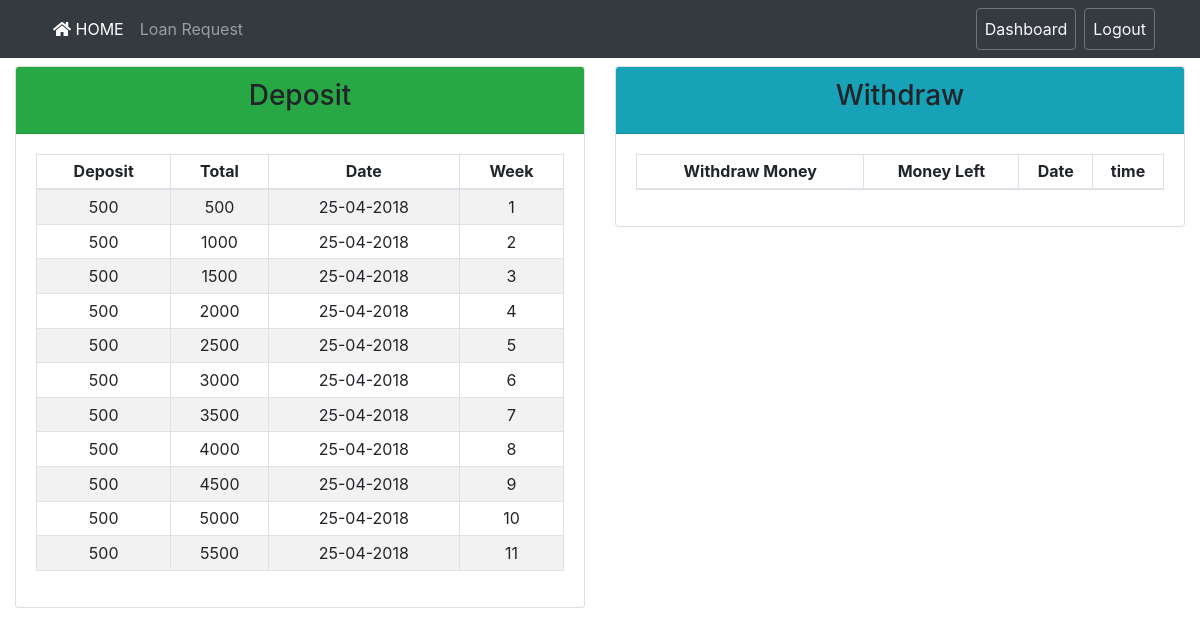
The app's page /admin_userDetails.php?name=imran (signed in) with its own data.
### tables this page shows
CREATE TABLE `ams_deposit` (
  `id` int(11) NOT NULL,
  `username` varchar(50) NOT NULL,
  `depositMoney` int(11) NOT NULL,
  `totalMoney` int(11) NOT NULL,
  `date` varchar(20) NOT NULL
);

### admin_userDetails.php (the view, shortened to what this page needs)
<?php
require 'config.php';
$name = mysqli_real_escape_string($conn, $_GET['name']);
?>
<!DOCTYPE html>
<html>
<head>
	<link rel="stylesheet" href="asset/css/bootstrap.min.css">
	<link rel="stylesheet" href="asset/css/style.css">
	<link rel="stylesheet" href="https://use.fontawesome.com/releases/v5.0.8/css/solid.css">
	<link rel="stylesheet" href="https://use.fontawesome.com/releases/v5.0.8/css/fontawesome.css">
</head>
<body class="text-center">
	<nav class="navbar navbar-expand-lg navbar-dark bg-dark">
		<div class="container">
			<div class="collapse navbar-collapse" id="AMSNavbar">
				<ul class="navbar-nav mr-auto">
					<li class="nav-item active">
						<a class="nav-link" href="index.php">
							<i class="fas fa-home"></i>
							HOME
						</a>
					</li>
					<li class="nav-item">
						<a class="nav-link" href="admin_loan.php">
							Loan Request
						</a>
					</li>
				</ul>
				<ul class="navbar-nav my-2 my-md-0">
					<li class="nav-item">
						<a class="nav-link btn btn-outline-secondary text-light" href="admin_dashboard.php">Dashboard</a>
					</li>
					<li class="ml-2 nav-item">
						<a class="nav-link btn btn-outline-secondary text-light" href="logout.php">Logout</a>
					</li>
				</ul>
			</div>
		</div>
	</nav>
	<main role="main" class="container-fluid">
		<div class="row">
			<div class="col-md-6 mt-2">
				<div class="card">
					<div class="card-header bg-success">
						<h3>Deposit</h3>
					</div>
					<div class="card-body">
						<table class="table table-hover table-sm table-bordered table-striped">
							<thead>
								<tr>
									<th scope="col">Deposit</th>
									<th scope="col">Total</th>
									<th scope="col">Date</th>
									<th scope="col">Week</th>
								</tr>
							</thead>
							<tbody>
								<?php
									$depoData = array();
									$depoSqlQuery = "SELECT `depositMoney`, `totalMoney`, `date` FROM `ams_deposit` WHERE `username` = '$name' ORDER by `id` ASC";
									if ($depoResult = $conn->query($depoSqlQuery)) {
										while ($depoRows = $depoResult->fetch_array(MYSQLI_ASSOC)) {
											$depoData[] = $depoRows;
										}
									}
									$week = 1;
									foreach ($depoData as $depoRow) {
										echo "<tr>";
										echo "<td>" . $depoRow['depositMoney'] . "</td>";
										echo "<td>" . $depoRow['totalMoney'] . "</td>";
										echo "<td>" . $depoRow['date'] . "</td>";
										echo "<td>" . $week . "</td>";
										echo "</tr>";
										$week++;
									}
								?>
							</tbody>
						</table>
					</div>
				</div>
			</div>
			<div class="col-md-6 mt-2">
				<div class="card">
					<div class="card-header bg-info">
						<h3>Withdraw</h3>
					</div>
					<div class="card-body">
						<table class="table table-hover table-sm table-bordered table-striped">
							<thead>
								<tr>
									<th scope="col">Withdraw Money</th>
									<th scope="col">Money Left</th>
									<th scope="col">Date</th>
									<th scope="col">time</th>
								</tr>
							</thead>
						</table>
					</div>
				</div>
			</div>
		</div>
	</main>
</body>
</html>

### records on screen
ams_deposit: depositMoney "500", totalMoney "500", date "25-04-2018"
ams_deposit: depositMoney "500", totalMoney "1000", date "25-04-2018"
ams_deposit: depositMoney "500", totalMoney "1500", date "25-04-2018"
ams_deposit: depositMoney "500", totalMoney "2000", date "25-04-2018"
ams_deposit: depositMoney "500", totalMoney "2500", date "25-04-2018"
ams_deposit: depositMoney "500", totalMoney "3000", date "25-04-2018"
ams_deposit: depositMoney "500", totalMoney "3500", date "25-04-2018"
ams_deposit: depositMoney "500", totalMoney "4000", date "25-04-2018"
ams_deposit: depositMoney "500", totalMoney "4500", date "25-04-2018"
ams_deposit: depositMoney "500", totalMoney "5000", date "25-04-2018"
ams_deposit: depositMoney "500", totalMoney "5500", date "25-04-2018"
